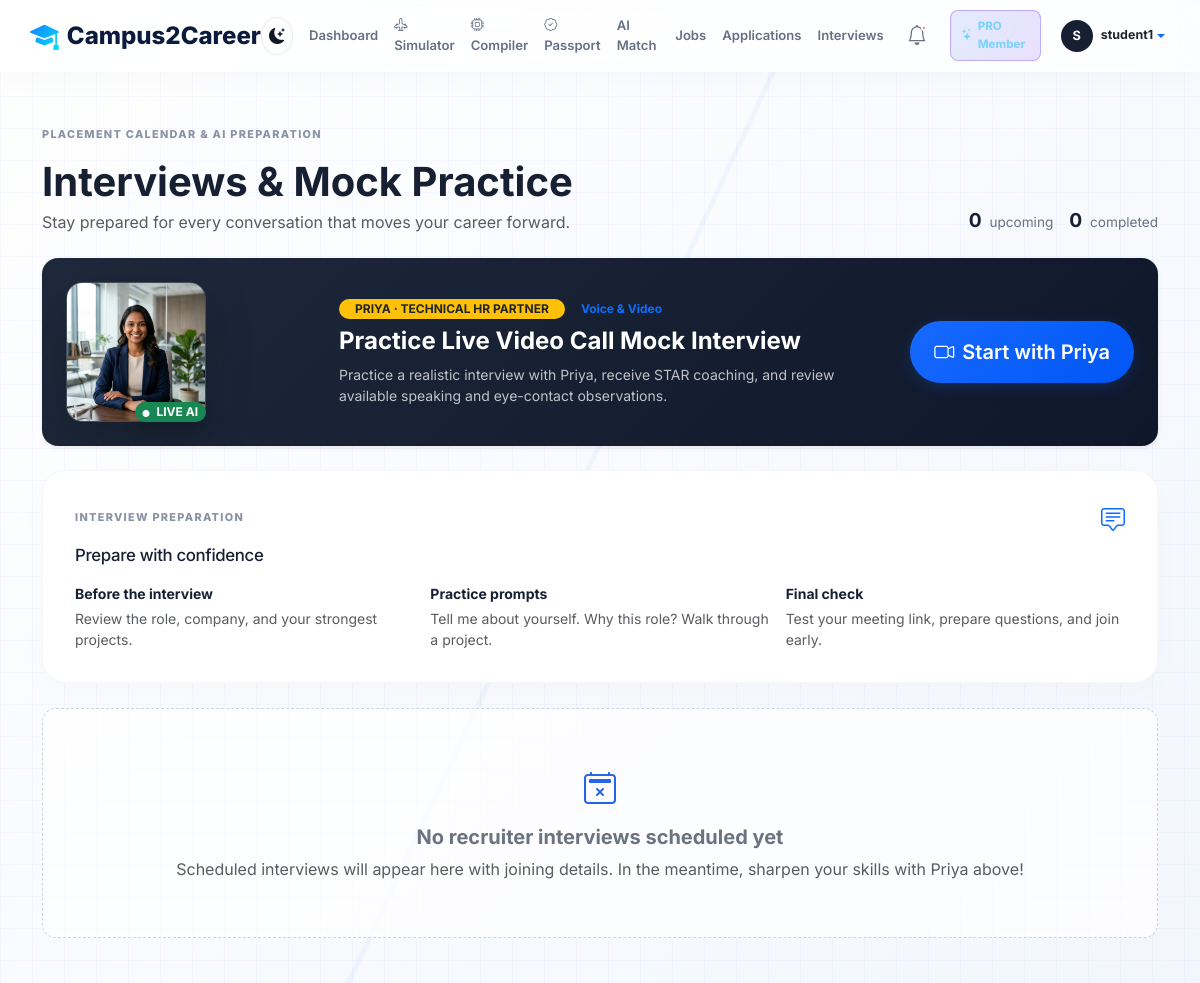
/interviews/ (signed in, upper part), run on an earlier commit of the app's database.
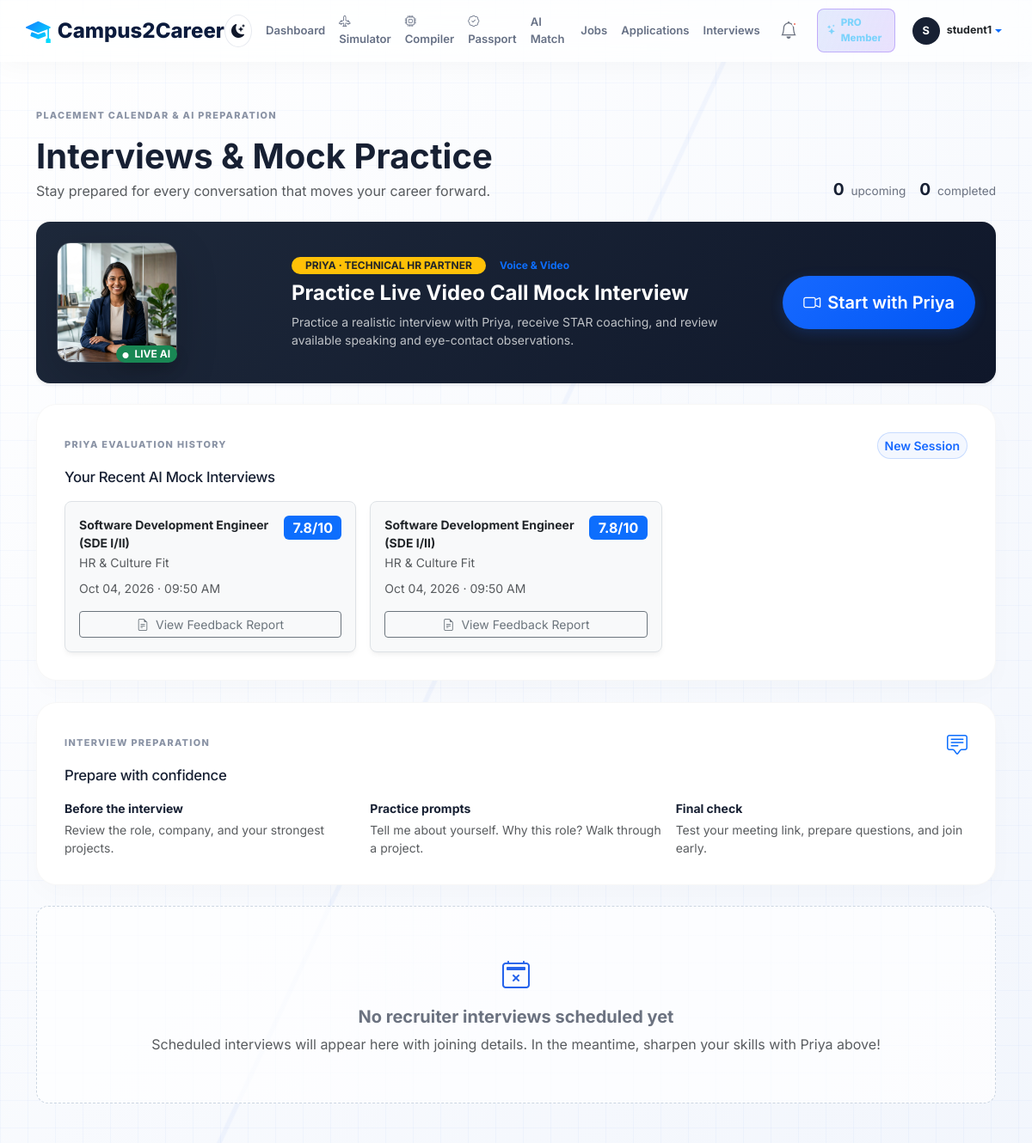
And on a later commit of the database.
### accounts/models.py (models this page shows, shortened)
class User(AbstractUser):
    ROLE_CHOICES = (
        ('STUDENT', 'Student'),
        ('PLACEMENT_OFFICER', 'Placement Officer'),
        ('RECRUITER', 'Recruiter'),
        ('SUPER_ADMIN', 'Super Admin'),
    )
    role = models.CharField(max_length=20, choices=ROLE_CHOICES, default='STUDENT')

### interviews/models.py (models this page shows, shortened)
class MockInterviewSession(models.Model):
	INTERVIEW_TYPE_CHOICES = (
		('HR', 'HR & Culture Fit'),
		('TECHNICAL', 'Technical & Problem Solving'),
		('BEHAVIORAL', 'Behavioral (STAR Method)'),
		('CASE', 'Case Study & Estimation'),
	)
	DIFFICULTY_CHOICES = (
		('BEGINNER', 'Beginner (Internship / Entry Level)'),
		('INTERMEDIATE', 'Intermediate (1-2 yrs experience)'),
		('ADVANCED', 'Advanced (Senior / High Bar)'),
	)
	user = models.ForeignKey(User, on_delete=models.CASCADE, related_name='mock_interviews')
	role_target = models.CharField(max_length=150, default='Software Engineer Intern')
	company_type = models.CharField(max_length=150, default='Tech Product Startup')
	interview_type = models.CharField(max_length=50, choices=INTERVIEW_TYPE_CHOICES, default='HR')
	difficulty = models.CharField(max_length=30, choices=DIFFICULTY_CHOICES, default='BEGINNER')
	duration_minutes = models.PositiveIntegerField(default=15)
	overall_score = models.DecimalField(max_digits=4, decimal_places=1, default=Decimal('0.0'))
	communication_score = models.DecimalField(max_digits=4, decimal_places=1, default=Decimal('0.0'))
	content_score = models.DecimalField(max_digits=4, decimal_places=1, default=Decimal('0.0'))
	confidence_score = models.DecimalField(max_digits=4, decimal_places=1, default=Decimal('0.0'))
	body_language_score = models.DecimalField(max_digits=4, decimal_places=1, default=Decimal('0.0'))
	strengths = models.JSONField(default=list, blank=True)
	areas_for_improvement = models.JSONField(default=list, blank=True)
	sample_answer = models.TextField(blank=True)
	practice_plan = models.JSONField(default=list, blank=True)
	transcript = models.JSONField(default=list, blank=True)
	observations = models.JSONField(default=dict, blank=True)
	status = models.CharField(max_length=20, default='COMPLETED')
	created_at = models.DateTimeField(auto_now_add=True)
	updated_at = models.DateTimeField(auto_now=True)
	class Meta:
		ordering = ['-created_at']

### interviews/views.py (the view)
# urls.py: path('', views.interview_list, name='interview_list'),
@login_required
def interview_list(request):
    if hasattr(request.user, 'student_profile'):
        interviews = Interview.objects.filter(application__student=request.user.student_profile)
    elif hasattr(request.user, 'recruiter_profile'):
        interviews = Interview.objects.filter(application__job__company=request.user.recruiter_profile.company)
    else:
        interviews = Interview.objects.all()
    interviews = interviews.select_related('application__student__user', 'application__job', 'application__job__company')
    membership = getattr(request.user, 'membership', None)
    is_pro = bool(membership and membership.is_active)
    mock_sessions = (
        MockInterviewSession.objects.filter(user=request.user, status='COMPLETED').order_by('-created_at')[:5]
        if is_pro else MockInterviewSession.objects.none()
    )
    return render(request, 'interviews/list.html', {
        'interviews': interviews,
        'scheduled_count': interviews.filter(status='SCHEDULED').count(),
        'completed_count': interviews.filter(status='COMPLETED').count(),
        'upcoming_interviews': interviews.filter(status='SCHEDULED'),
        'mock_sessions': mock_sessions,
        'is_pro': is_pro,
    })

### templates/interviews/list.html (shortened to what this page needs)
{% extends 'base.html' %}
{% load static %}
{% block content %}
<main class="container py-5">
    <span class="eyebrow">Placement calendar & AI preparation</span>
    <div class="d-flex flex-wrap justify-content-between align-items-end gap-3 mb-4">
        <div>
            <h1 class="fw-bold mb-1">Interviews & Mock Practice</h1>
            <p class="text-muted mb-0">Stay prepared for every conversation that moves your career forward.</p>
        </div>
        <div class="interview-summary">
            <span><strong>{{ scheduled_count }}</strong> upcoming</span>
            <span><strong>{{ completed_count }}</strong> completed</span>
        </div>
    </div>
    <div class="card border-0 shadow-sm rounded-4 p-4 mb-4 text-white overflow-hidden position-relative" style="background: linear-gradient(135deg, #1e293b 0%, #0f172a 100%);">
        <div class="row align-items-center g-4 position-relative z-1">
            <div class="col-md-3 text-center text-md-start">
                <div class="position-relative d-inline-block">
                    <img src="{% static 'images/aria_interviewer.jpg' %}" alt="Priya, Senior Technical HR Partner" class="rounded-4 shadow-lg border border-secondary border-opacity-50" style="width: 140px; height: 140px; object-fit: cover;">
                    <span class="position-absolute bottom-0 end-0 badge text-bg-success rounded-pill px-2 py-1 shadow" style="font-size: 0.75rem;">
                        <i class="bi bi-circle-fill me-1" style="font-size: 7px;"></i> LIVE AI
                    </span>
                </div>
            </div>
            <div class="col-md-6">
                <div class="d-flex align-items-center gap-2 mb-2">
                    <span class="badge text-bg-warning text-dark fw-bold px-3 py-1 rounded-pill">PRIYA · TECHNICAL HR PARTNER</span>
                    <span class="badge text-bg-primary-subtle text-primary rounded-pill px-2 py-1 small">Voice & Video</span>
                </div>
                <h2 class="h4 fw-bold text-white mb-2">Practice Live Video Call Mock Interview</h2>
                <p class="text-light text-opacity-75 small mb-0">
                    Practice a realistic interview with Priya, receive STAR coaching, and review available speaking and eye-contact observations.
                </p>
            </div>
            <div class="col-md-3 text-center text-md-end">
                {% if is_pro %}
                <a href="{% url 'ai_mock_interview' %}" class="btn btn-primary btn-lg px-4 py-3 fw-bold rounded-pill shadow-sm d-inline-flex align-items-center justify-content-center">
                    <i class="bi bi-camera-video me-2"></i> Start with Priya
                </a>
                {% else %}
                <a href="{% url 'pro_checkout' %}" class="btn btn-warning btn-lg px-4 py-3 fw-bold rounded-pill shadow-sm d-inline-flex align-items-center justify-content-center">
                    <i class="bi bi-lock-fill me-2"></i> Unlock with PRO
                </a>
                {% endif %}
            </div>
        </div>
    </div>
    {% if is_pro and mock_sessions %}
    <section class="panel-card mb-4">
        <div class="section-heading">
            <div>
                <span class="eyebrow">Priya evaluation history</span>
                <h2>Your Recent AI Mock Interviews</h2>
            </div>
            <a href="{% url 'ai_mock_interview' %}" class="btn btn-outline-primary btn-sm">New Session</a>
        </div>
        <div class="row g-3">
            {% for s in mock_sessions %}
            <div class="col-md-6 col-lg-4">
                <div class="card h-100 p-3 rounded-3 border bg-light">
                    <div class="d-flex justify-content-between align-items-start mb-2">
                        <div>
                            <strong class="text-dark small d-block">{{ s.role_target }}</strong>
                            <span class="text-muted small">{{ s.get_interview_type_display }}</span>
                        </div>
                        <span class="badge text-bg-primary fs-6">{{ s.overall_score }}/10</span>
                    </div>
                    <div class="small text-muted mb-3">{{ s.created_at|date:"M d, Y · h:i A" }}</div>
                    <a href="{% url 'mock_interview_report' s.pk %}" class="btn btn-outline-secondary btn-sm mt-auto">
                        <i class="bi bi-file-earmark-text me-1"></i> View Feedback Report
                    </a>
                </div>
            </div>
            {% endfor %}
        </div>
    </section>
    {% endif %}
    <section class="panel-card mb-4">
        <div class="section-heading">
            <div>
                <span class="eyebrow">Interview preparation</span>
                <h2>Prepare with confidence</h2>
            </div>
            <i class="bi bi-chat-square-text text-primary fs-4"></i>
        </div>
        <div class="row g-3 small">
            <div class="col-md-4">
                <strong class="d-block mb-1">Before the interview</strong>
                <span class="text-muted">Review the role, company, and your strongest projects.</span>
            </div>
            <div class="col-md-4">
                <strong class="d-block mb-1">Practice prompts</strong>
                <span class="text-muted">Tell me about yourself. Why this role? Walk through a project.</span>
            </div>
            <div class="col-md-4">
                <strong class="d-block mb-1">Final check</strong>
                <span class="text-muted">Test your meeting link, prepare questions, and join early.</span>
            </div>
        </div>
    </section>
    <div class="interview-list">
        {% for interview in interviews %}
        <article class="interview-card">
            <div class="interview-card-main">
                <div class="interview-date">
                    <strong>{{ interview.scheduled_at|date:'d' }}</strong>
                    <span>{{ interview.scheduled_at|date:'M' }}</span>
                </div>
                <div>
                    <div class="d-flex flex-wrap align-items-center gap-2 mb-1">
                        <h2 class="h5 fw-bold mb-0">{{ interview.round_name }}</h2>
                        <span class="status-pill status-{{ interview.status|lower }}">{{ interview.get_status_display }}</span>
                    </div>
                    <p class="mb-2">{{ interview.application.job.title }} <span class="text-muted">at {{ interview.application.job.company.name }}</span></p>
                    <div class="interview-meta">
                        <span><i class="bi bi-clock me-1"></i>{{ interview.scheduled_at|date:'H:i' }} · {{ interview.duration_minutes }} min</span>
                        <span><i class="bi bi-{{ interview.mode|lower|default:'globe' }} me-1"></i>{{ interview.get_mode_display }}</span>
                        {% if interview.location %}
                        <span><i class="bi bi-geo-alt me-1"></i>{{ interview.location }}</span>
                        {% endif %}
                    </div>
                </div>
            </div>
            <div class="interview-actions">
                {% if interview.meeting_link %}
                <a class="btn btn-primary btn-sm" href="{{ interview.meeting_link }}" target="_blank" rel="noopener">
                    <i class="bi bi-box-arrow-up-right me-1"></i>Join interview
                </a>
                {% elif interview.location %}
                <span class="text-muted small">On-site interview</span>
                {% endif %}
            </div>
        </article>
        {% empty %}
        <div class="empty-interview">
            <i class="bi bi-calendar2-x"></i>
            <h2 class="h5 fw-bold">No recruiter interviews scheduled yet</h2>
            <p class="text-muted mb-0">Scheduled interviews will appear here with joining details. In the meantime, sharpen your skills with Priya above!</p>
        </div>
        {% endfor %}
    </div>
</main>
{% endblock %}

### templates/base.html (shortened to what this page needs)
{% load static %}
<!DOCTYPE html>
<html lang="en">
<head>
    <link href="https://cdn.jsdelivr.net/npm/bootstrap@5.3.0/dist/css/bootstrap.min.css" rel="stylesheet">
    <link rel="stylesheet" href="https://cdn.jsdelivr.net/npm/bootstrap-icons@1.11.0/font/bootstrap-icons.css">
    <link rel="stylesheet" href="{% static 'css/style.css' %}?v=20260912">
    <link rel="stylesheet" href="{% static 'css/premium_hero.css' %}?v=20260918_v2">
    <link href="https://unpkg.com/aos@2.3.1/dist/aos.css" rel="stylesheet">
</head>
<body>
    <nav class="navbar navbar-expand-lg sticky-top app-navbar">
        <div class="container px-3 px-lg-0">
            <a class="premium-nav-brand" href="{% url 'home' %}">
                <i class="bi bi-mortarboard-fill"></i>
                Campus2Career
            </a>
            <div class="collapse navbar-collapse" id="mainNavigation">
            <div class="nav-actions d-flex align-items-center gap-3 ms-auto">
                <button type="button" class="theme-toggle" aria-label="Toggle theme" title="Toggle light/dark mode">
                    <i class="bi bi-moon-stars-fill theme-icon dark-icon"></i>
                </button>
                {% if request.user.is_authenticated %}
                <a href="{% url 'dashboard_redirect' %}" class="public-nav-link">Dashboard</a>
                <a href="{% url 'simulator_catalog' %}" class="public-nav-link"><i class="bi bi-airplane-engines me-1"></i>Simulator</a>
                <a href="{% url 'opportunity_compiler_home' %}" class="public-nav-link"><i class="bi bi-cpu me-1"></i>Compiler</a>
                <a href="{% url 'proof_passport_dashboard' %}" class="public-nav-link"><i class="bi bi-patch-check me-1"></i>Passport</a>
                <a href="{% url 'career_match' %}" class="public-nav-link">AI Match</a>
                <a href="{% url 'job_list' %}" class="public-nav-link{% if request.resolver_match.url_name == 'student_profile' %} active{% endif %}">Jobs</a>
                {% if request.resolver_match.url_name != 'student_profile' %}
                {% if request.user.role == 'STUDENT' %}<a href="{% url 'student_applications' %}" class="public-nav-link">Applications</a>{% endif %}
                <a href="{% url 'interview_list' %}" class="public-nav-link">Interviews</a>
                {% endif %}
                <a href="{% url 'notification_list' %}" class="nav-icon-link" aria-label="Notifications"><i class="bi bi-bell fs-5"></i>{% if unread_notification_count %}<span class="notification-dot" aria-hidden="true"></span>{% endif %}</a>
                {% if request.user.membership.is_active %}<a href="{% url 'pro_landing' %}" class="pro-nav-link"><i class="bi bi-stars"></i> PRO Member</a>{% else %}<a href="{% url 'pro_landing' %}" class="pro-nav-link"><i class="bi bi-stars"></i> Go PRO</a>{% endif %}
                <div class="dropdown">
                    <a href="#" class="user-menu d-flex align-items-center text-decoration-none dropdown-toggle" data-bs-toggle="dropdown" aria-label="Open profile menu">
                        <span class="avatar avatar-sm me-2">{{ request.user.first_name|first|default:request.user.username|first|upper }}</span>
                        <strong class="text-dark user-name">{{ request.user.get_full_name|default:request.user.username }}</strong>
                    </a>
                </div>
                {% endif %}
            </div>
        </div>
            </div>
        </nav>
    {% block content %}{% endblock %}
</body>
</html>

What changed in the data, as far as the page shows it:
added MockInterviewSession: role_target "Software Development Engineer (SDE I/II)", interview_type "HR & Culture Fit", overall_score "7.8", created_at "Oct 04, 2026 · 09:50 AM"
added MockInterviewSession: role_target "Software Development Engineer (SDE I/II)", interview_type "HR & Culture Fit", overall_score "7.8", created_at "Oct 04, 2026 · 09:50 AM"
Also different on the page:
text now shown: "PRIYA EVALUATION HISTORY Your Recent AI Mock Interviews New Session"
